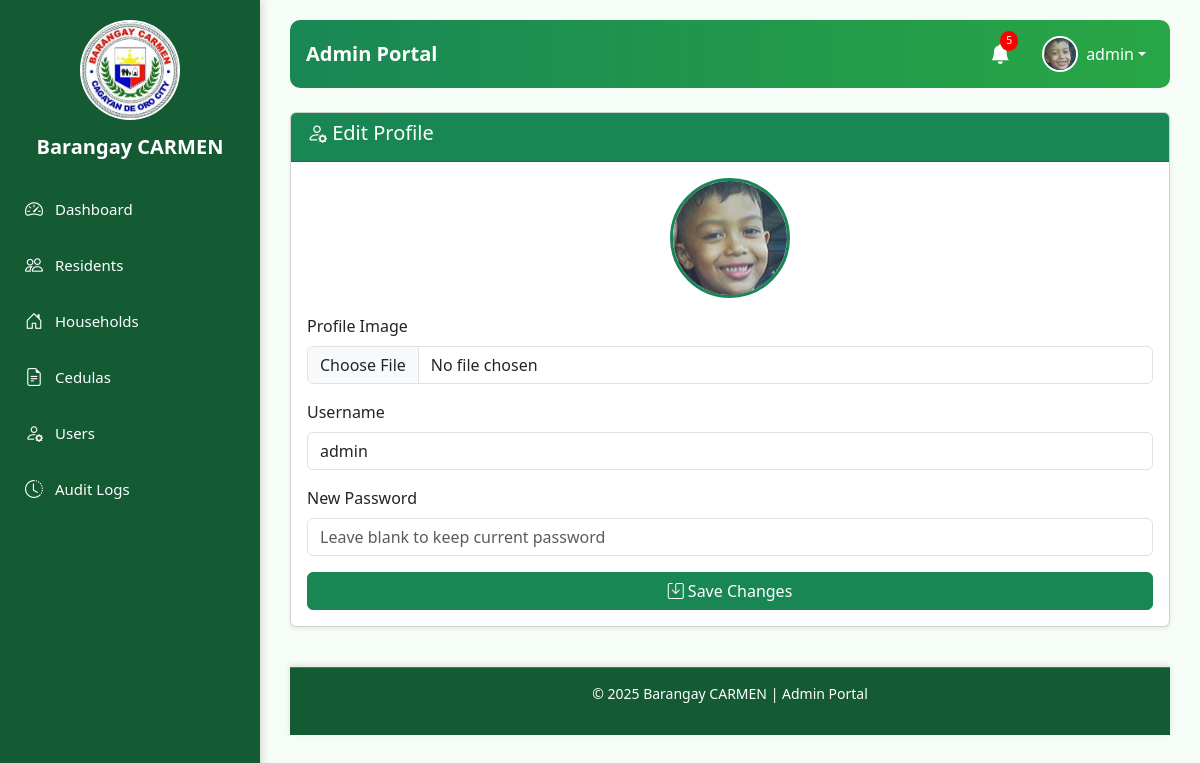
/admin_portal.php?page=profile (signed in), run on the app's committed database.
### tables this page shows
CREATE TABLE `users` (
  `user_id` int(11) NOT NULL,
  `resident_id` int(11) DEFAULT NULL,
  `username` varchar(50) NOT NULL,
  `email` varchar(100) DEFAULT NULL,
  `password` varchar(255) NOT NULL,
  `role` enum('Admin','Resident') NOT NULL DEFAULT 'Resident',
  `profile_image` varchar(255) DEFAULT NULL,
  `created_at` timestamp NOT NULL DEFAULT current_timestamp()
);

### admin_module/profile.php (the view, shortened to what this page needs)
<?php
require_once './db_connect.php';
$user_id = $_SESSION['user_id'];
$userQuery = $conn->query("SELECT * FROM users WHERE user_id = $user_id");
$user = $userQuery->fetch_assoc();
?>
<div class="card shadow-sm">
  <div class="card-header bg-success text-white">
    <h5><i class="bi bi-person-gear"></i> Edit Profile</h5>
  </div>
  <div class="card-body">
    <form method="POST" enctype="multipart/form-data">
      <div class="text-center mb-3">
        <img src="<?= !empty($user['profile_image']) ? htmlspecialchars($user['profile_image']) : './assets/default-avatar.png' ?>"
             alt="Profile Image"
             class="rounded-circle" width="120" height="120"
             style="object-fit: cover; border:3px solid #198754;">
      </div>
      <div class="mb-3">
        <label class="form-label">Profile Image</label>
        <input type="file" name="profile_image" class="form-control" accept="image/*">
      </div>
      <div class="mb-3">
        <label class="form-label">Username</label>
        <input type="text" name="username" class="form-control"
               value="<?= htmlspecialchars($user['username']) ?>" required>
      </div>
      <div class="mb-3">
        <label class="form-label">New Password</label>
        <input type="password" name="password" class="form-control"
               placeholder="Leave blank to keep current password">
      </div>
      <button type="submit" class="btn btn-success w-100">
        <i class="bi bi-save"></i> Save Changes
      </button>
    </form>
  </div>
</div>

### admin_module/admin_header.php (shortened to what this page needs)
<?php
require_once './db_connect.php';
$user_id = $_SESSION['user_id'];
$userQuery = $conn->query("SELECT * FROM users WHERE user_id = $user_id");
if ($userQuery && $userQuery->num_rows > 0) {
    $user = $userQuery->fetch_assoc();
} else {
    $user = [
        'username' => 'Unknown',
        'profile_image' => './assets/default-avatar.png'
    ];
}
$residentQuery = $conn->query("SELECT resident_id, first_name, last_name, created_at FROM residents ORDER BY created_at DESC LIMIT 5");
$notifications = [];
if ($residentQuery && $residentQuery->num_rows > 0) {
    while ($row = $residentQuery->fetch_assoc()) {
        $notifications[] = [
            'message' => $row['first_name'] . ' ' . $row['last_name'] . ' was added',
            'time' => date('M d, H:i', strtotime($row['created_at'])),
            'link' => "./admin_portal.php?page=residents&resident_id=" . $row['resident_id']
        ];
    }
}
$notificationCount = (!isset($_SESSION['notifications_read'])) ? count($notifications) : 0;
?>
<link href="https://cdn.jsdelivr.net/npm/bootstrap@5.3.3/dist/css/bootstrap.min.css" rel="stylesheet">
<link href="https://cdn.jsdelivr.net/npm/bootstrap-icons@1.11.1/font/bootstrap-icons.css" rel="stylesheet">
<nav class="navbar navbar-expand-lg navbar-custom mb-4 px-3">
  <a class="navbar-brand fw-bold" href="./admin_portal.php">Admin Portal</a>
  <div class="collapse navbar-collapse" id="navbarContent">
      <ul class="navbar-nav ms-auto align-items-center">
          <li class="nav-item dropdown me-3">
              <a class="nav-link position-relative" href="#" id="notificationDropdown" role="button"
                 data-bs-toggle="dropdown" aria-expanded="false" onclick="markNotificationsRead()">
                  <i class="bi bi-bell-fill fs-5"></i>
                  <?php if ($notificationCount > 0): ?>
                      <span id="notificationBadge" class="notification-badge"><?= $notificationCount ?></span>
                  <?php endif; ?>
              </a>
          </li>
          <li class="nav-item dropdown">
              <a class="nav-link dropdown-toggle d-flex align-items-center" href="#" id="profileDropdown" role="button"
                 data-bs-toggle="dropdown" aria-expanded="false">
                  <img src="<?= !empty($user['profile_image']) ? htmlspecialchars($user['profile_image']) : './assets/default-avatar.png' ?>"
                       alt="Profile" class="rounded-circle me-2 profile-img" width="36" height="36">
                  <?= htmlspecialchars($user['username']) ?>
              </a>
          </li>
      </ul>
  </div>
</nav>

### admin_portal.php (style rules this page uses)
body { background-color: #f8f9fa; font-family: 'Poppins', sans-serif; }

### admin_module/admin_header.php (style rules this page uses)
.navbar-custom { background: linear-gradient(90deg, #198754, #28a745); border-radius: 10px; }
.navbar-custom .nav-link, .navbar-custom .navbar-brand, .navbar-custom .dropdown-toggle { color: #fff; }
.notification-badge { position: absolute; top: 0; right: 0; font-size: 0.65rem; background: red; color: white; border-radius: 50%; padding: 2px 6px; transition: 0.3s; }
.profile-img { object-fit: cover; border: 2px solid #fff; }

### data on the page
users: profile_image (picture), username "admin"

### other printed values
$notificationCount "5"
